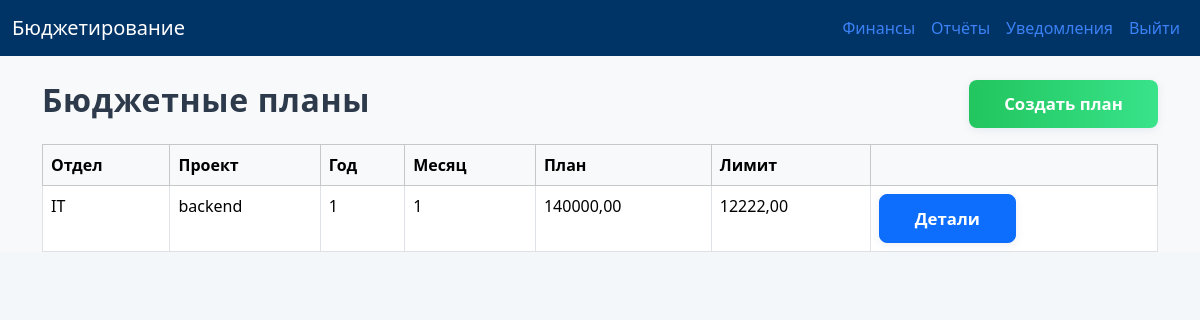
The app's page /finance/ (signed in) with its own data.
### finance/models.py (models this page shows, shortened)
class BudgetPlan(models.Model):
    department = models.CharField(max_length=100, verbose_name='Отдел')
    project = models.CharField(max_length=100, blank=True, null=True, verbose_name='Проект')
    year = models.PositiveIntegerField()
    month = models.PositiveIntegerField()
    amount = models.DecimalField(max_digits=16, decimal_places=2, verbose_name='Плановая сумма')
    created_by = models.ForeignKey(User, on_delete=models.CASCADE)
    created_at = models.DateTimeField(auto_now_add=True)
    limit = models.DecimalField(max_digits=16, decimal_places=2, verbose_name='Лимит', default=0)

### finance/views.py (the view)
# urls.py: path('finance/', views.budget_list, name='budget_list'),
@login_required
def budget_list(request):
    if hasattr(request.user, 'role') and request.user.role == 'manager':
        budgets = BudgetPlan.objects.filter(department=request.user.department)
    else:
        budgets = BudgetPlan.objects.all()
    return render(request, 'finance/budget_list.html', {'budgets': budgets})

### templates/finance/budget_list.html
{% extends 'base.html' %}
{% block content %}
<div class="d-flex justify-content-between align-items-center mb-3">
  <h2>Бюджетные планы</h2>
  <a class="btn btn-success" href="{% url 'budget_create' %}">Создать план</a>
</div>
<table class="table table-bordered table-hover">
  <thead class="table-light">
    <tr>
      <th>Отдел</th><th>Проект</th><th>Год</th><th>Месяц</th><th>План</th><th>Лимит</th><th></th>
    </tr>
  </thead>
  <tbody>
    {% for b in budgets %}
      <tr>
        <td>{{ b.department }}</td>
        <td>{{ b.project }}</td>
        <td>{{ b.year }}</td>
        <td>{{ b.month }}</td>
        <td>{{ b.amount }}</td>
        <td>{{ b.limit }}</td>
        <td><a href="{% url 'budget_detail' b.pk %}" class="btn btn-primary btn-sm">Детали</a></td>
      </tr>
    {% empty %}
      <tr><td colspan="7">Нет данных</td></tr>
    {% endfor %}
  </tbody>
</table>
{% endblock %}

### static/css/styles.css (style rules this page uses)
body, html { font-family: 'Segoe UI', 'Roboto', 'Arial', sans-serif; background: #f4f7fa; color: #222; }
h2, h1, h3, h4, h5, h6 { font-weight: 700; color: #2d3a4b; letter-spacing: 0.02em; }
button, .btn { border-radius: 8px !important; font-weight: 600; font-size: 1.05rem; padding: 0.7rem 2.2rem; box-shadow: 0 2px 8px rgba(80, 120, 180, 0.12); transition: background 0.2s, box-shadow 0.2s, transform 0.1s; }
.btn-success { background: linear-gradient(90deg, #22c55e 0%, #38e38a 100%); border: none; }
::placeholder { color: #b0b8c1; opacity: 1; }
a, .nav-link { color: #3b82f6; transition: color 0.18s; }

### records on screen
BudgetPlan: department "IT", project "backend", year "1", month "1", amount "140000,00", limit "12222,00"
